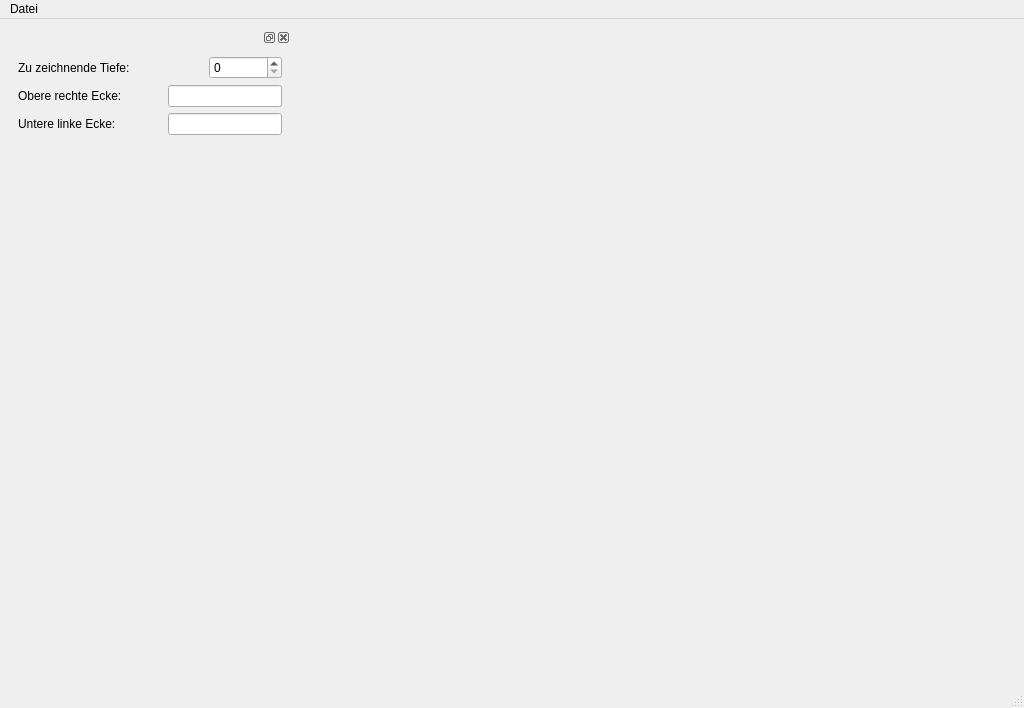
<ui version="4.0" >
 <class>MainWindow</class>
 <widget class="QMainWindow" name="MainWindow" >
  <property name="geometry" >
   <rect>
    <x>0</x>
    <y>0</y>
    <width>1024</width>
    <height>708</height>
   </rect>
  </property>
  <property name="windowTitle" >
   <string>MainWindow</string>
  </property>
  <widget class="QWidget" name="centralwidget" >
   <layout class="QHBoxLayout" name="horizontalLayout_4" >
    <item>
     <widget class="QDockWidget" name="frakOptDockWidget" >
      <property name="maximumSize" >
       <size>
        <width>301</width>
        <height>524287</height>
       </size>
      </property>
      <widget class="QWidget" name="dockWidgetContents" >
       <layout class="QVBoxLayout" name="verticalLayout" >
        <item>
         <layout class="QHBoxLayout" name="horizontalLayout" >
          <item>
           <widget class="QLabel" name="tiefeLabel" >
            <property name="text" >
             <string>Zu zeichnende Tiefe:</string>
            </property>
           </widget>
          </item>
          <item>
           <spacer name="horizontalSpacer" >
            <property name="orientation" >
             <enum>Qt::Horizontal</enum>
            </property>
            <property name="sizeHint" stdset="0" >
             <size>
              <width>40</width>
              <height>20</height>
             </size>
            </property>
           </spacer>
          </item>
          <item>
           <widget class="QSpinBox" name="TiefeSpinBox" >
            <property name="sizePolicy" >
             <sizepolicy vsizetype="Fixed" hsizetype="Expanding" >
              <horstretch>0</horstretch>
              <verstretch>0</verstretch>
             </sizepolicy>
            </property>
            <property name="maximum" >
             <number>10000000</number>
            </property>
           </widget>
          </item>
         </layout>
        </item>
        <item>
         <layout class="QGridLayout" name="gridLayout" >
          <item row="0" column="0" >
           <layout class="QHBoxLayout" name="horizontalLayout_3" >
            <item>
             <widget class="QLabel" name="zoomRechtsLabel" >
              <property name="text" >
               <string>Obere rechte Ecke:</string>
              </property>
             </widget>
            </item>
            <item>
             <spacer name="horizontalSpacer_3" >
              <property name="orientation" >
               <enum>Qt::Horizontal</enum>
              </property>
              <property name="sizeHint" stdset="0" >
               <size>
                <width>40</width>
                <height>20</height>
               </size>
              </property>
             </spacer>
            </item>
           </layout>
          </item>
          <item row="1" column="0" >
           <layout class="QHBoxLayout" name="horizontalLayout_2" >
            <item>
             <widget class="QLabel" name="zoomLinksLabel" >
              <property name="text" >
               <string>Untere linke Ecke:</string>
              </property>
             </widget>
            </item>
            <item>
             <spacer name="horizontalSpacer_2" >
              <property name="orientation" >
               <enum>Qt::Horizontal</enum>
              </property>
              <property name="sizeHint" stdset="0" >
               <size>
                <width>40</width>
                <height>20</height>
               </size>
              </property>
             </spacer>
            </item>
           </layout>
          </item>
          <item row="0" column="1" >
           <widget class="QLineEdit" name="zoomRechtsLineEdit" />
          </item>
          <item row="1" column="1" >
           <widget class="QLineEdit" name="zoomLinksLineEdit" />
          </item>
         </layout>
        </item>
        <item>
         <spacer name="verticalSpacer" >
          <property name="orientation" >
           <enum>Qt::Vertical</enum>
          </property>
          <property name="sizeHint" stdset="0" >
           <size>
            <width>20</width>
            <height>440</height>
           </size>
          </property>
         </spacer>
        </item>
       </layout>
      </widget>
     </widget>
    </item>
    <item>
     <widget class="Fraktal_Bild" native="1" name="FraktalBildWidget" >
      <property name="minimumSize" >
       <size>
        <width>521</width>
        <height>0</height>
       </size>
      </property>
      <layout class="QGridLayout" name="gridLayout_2" >
       <item row="1" column="0" >
        <spacer name="horizontalSpacer_4" >
         <property name="orientation" >
          <enum>Qt::Horizontal</enum>
         </property>
         <property name="sizeHint" stdset="0" >
          <size>
           <width>700</width>
           <height>20</height>
          </size>
         </property>
        </spacer>
       </item>
       <item row="0" column="0" >
        <spacer name="verticalSpacer_2" >
         <property name="orientation" >
          <enum>Qt::Vertical</enum>
         </property>
         <property name="sizeHint" stdset="0" >
          <size>
           <width>20</width>
           <height>40</height>
          </size>
         </property>
        </spacer>
       </item>
      </layout>
     </widget>
    </item>
   </layout>
  </widget>
  <widget class="QMenuBar" name="menubar" >
   <property name="geometry" >
    <rect>
     <x>0</x>
     <y>0</y>
     <width>1024</width>
     <height>25</height>
    </rect>
   </property>
   <widget class="QMenu" name="menuDatei" >
    <property name="title" >
     <string>Datei</string>
    </property>
    <addaction name="actionFraktal_oeffnen" />
    <addaction name="actionBild_speichern" />
    <addaction name="separator" />
    <addaction name="actionBeenden" />
   </widget>
   <addaction name="menuDatei" />
  </widget>
  <widget class="QStatusBar" name="statusbar" />
  <action name="actionFraktal_oeffnen" >
   <property name="text" >
    <string>Fraktal öffnen...</string>
   </property>
  </action>
  <action name="actionBild_speichern" >
   <property name="text" >
    <string>Bild speichern</string>
   </property>
  </action>
  <action name="actionBeenden" >
   <property name="text" >
    <string>Beenden</string>
   </property>
  </action>
  <action name="actionZeichne" >
   <property name="text" >
    <string>zeichne</string>
   </property>
  </action>
  <action name="actionZoom" >
   <property name="text" >
    <string>Zoom</string>
   </property>
  </action>
 </widget>
 <customwidgets>
  <customwidget>
   <class>Fraktal_Bild</class>
   <extends>QWidget</extends>
   <header>Graphische_Oberfl</header>
   <container>1</container>
  </customwidget>
 </customwidgets>
 <resources/>
 <connections/>
</ui>
